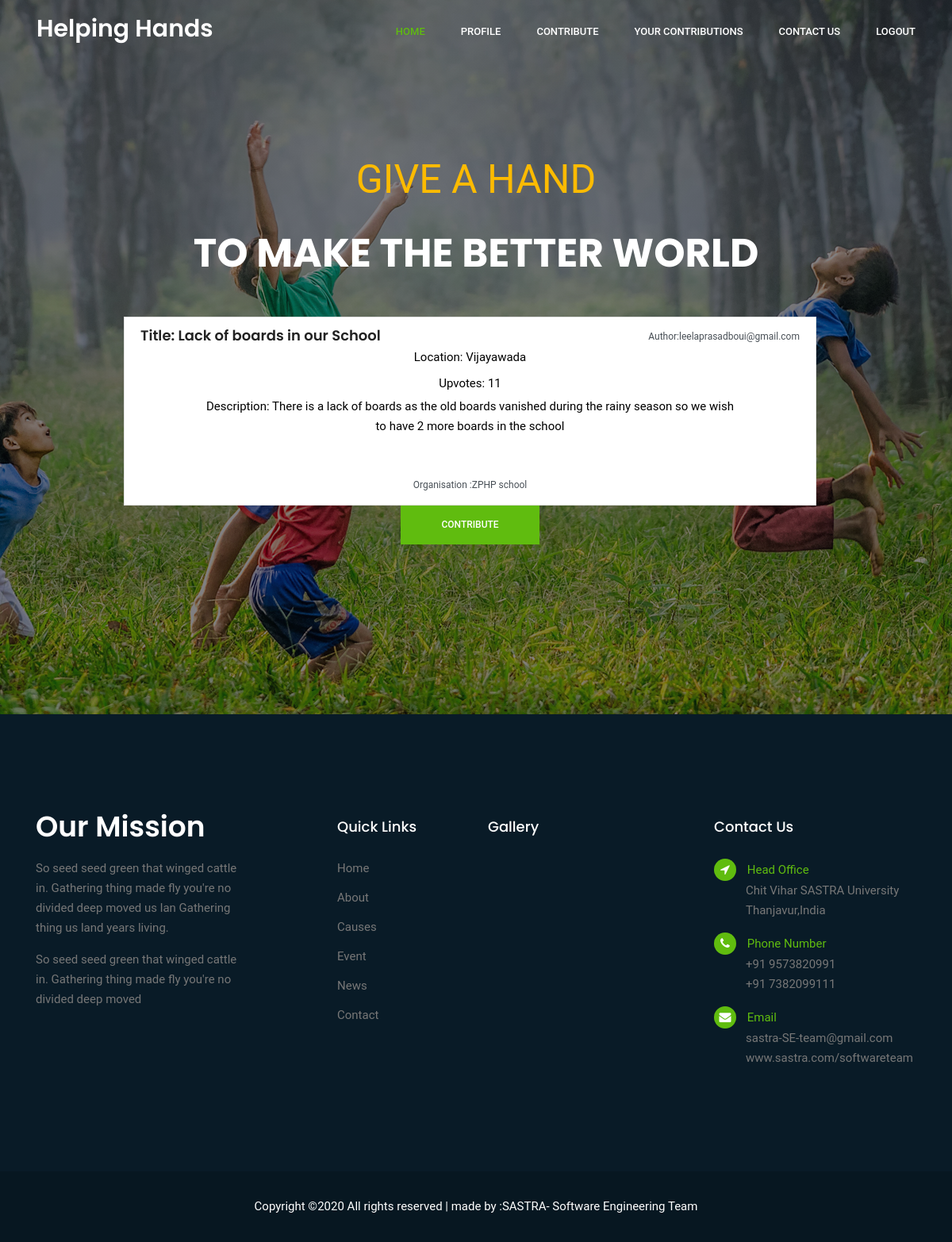
The page /user/donor/problem/1/detail/ on the database its author committed.
### application/models.py (models this page shows, shortened)
class Problem(models.Model):
    Author          = models.ForeignKey('auth.User',on_delete=models.CASCADE)
    Title           = models.CharField(max_length=35)
    description     = models.TextField()
    date_posted     = models.DateField(default=timezone.now)
    Organisation    = models.CharField(max_length=25)
    Location        = models.CharField(max_length=25)
    upvotes         = models.IntegerField(default=0)

### application/views.py (the view)
# urls.py: path('donor/problem/<int:pk>/detail/',views.dProblemdetailview.as_view(),name='ddetail'),
class dProblemdetailview(DetailView):
    model=Problem
    template_name='donor/detailprob.html'
    context_object_name='prob'

### templates/donor/detailprob.html (shortened to what this page needs)
{% extends 'donor/base.html' %}
{% block content %}
<section class="home_banner_area">
    <div class="banner_inner">
        <div class="container">
            <div class="banner_content">
                <p class="upper_text">Give a hand</p>
                <h2>to make the better world</h2>
                <div class="container list-group" style="width: 80%;">
                    <br>
                    <a href="" class="list-group-item list-group-item-action">
                      <div class="d-flex w-100 justify-content-between">
                        <h4 class="mb-1">Title: {{ prob.Title }}</h4>
                        <small>Author:{{prob.Author}} </small>
                      </div>
                      <p class="mb-2" style="color: black;">Location: {{prob.Location}}</p>
                      <p class="mb-1" style="color: black;">Upvotes: {{prob.upvotes}}</p>
                      <p class="mb-5" style="color: black;">Description: {{prob.description}}</p>
                      <small>Organisation :{{prob.Organisation}}</small>
                    </a>
                    <form action="{% url 'upvote' prob.pk %}">
                        <input type="submit" class="primary_btn sm-2 text-white" value="Contribute">
                    </form>
                  </div>
            </div>
        </div>
    </div>
</section>
{% endblock content %}

### static/css/style.css (style rules this page uses)
body { line-height: 25px; font-size: 15px; font-family: "Roboto", sans-serif; font-weight: normal; color: #777777; }
h1, h2, h3, h4, h5, h6 { font-family: "Poppins", sans-serif; font-weight: 600; color: #222222; }
a { text-decoration: none; transition: all 0.3s ease-in-out; }
.primary_btn { display: inline-block; background: #60bc0f; padding: 0px 50px; color: #fff; font-family: "Roboto", sans-serif; font-size: 12px; font-weight: 500; line-height: 48px; border: 1px solid #60bc0f; border-radius: 0px; outline: none !important; box-shadow: none !important; text-align: center; text-transform: uppercase; cursor: pointer; transition: all 300ms linear 0s; }
.home_banner_area { z-index: 1; min-height: 900px; display: flex; background: linear-gradient(rgba(3, 1, 10, 0.5), rgba(3, 1, 10, 0.5)), url(../img/banner/home-banner.jpg) no-repeat scroll center center; background-size: cover; }
.home_banner_area .banner_inner { width: 100%; display: flex; }
.home_banner_area .banner_inner .container { vertical-align: middle; align-self: center; }
.home_banner_area .banner_inner .banner_content { color: #fff; vertical-align: middle; align-self: center; text-align: center; }
.home_banner_area .banner_inner .banner_content .upper_text { font-size: 50px; text-transform: uppercase; color: #fdbb00; }
.home_banner_area .banner_inner .banner_content h2 { color: #ffffff; margin-top: 0px; font-size: 50px; font-weight: bold; font-family: "Poppins", sans-serif; line-height: 70px; text-transform: uppercase; margin-bottom: 20px; }
.home_banner_area .banner_inner .banner_content p { color: #f9f9ff; max-width: 680px; margin: 0px auto 45px; }
h2 { font-size: 30px; }
h4 { font-size: 18px; }

### rows shown on the page
Problem: Title "Lack of boards in our School", Author "leelaprasadboui@gmail.com", Location "Vijayawada", upvotes "11", description "There is a lack of boards as the old boards vanished during the rainy season so we wish to have 2 more boards in the school", Organisation "ZPHP school"
